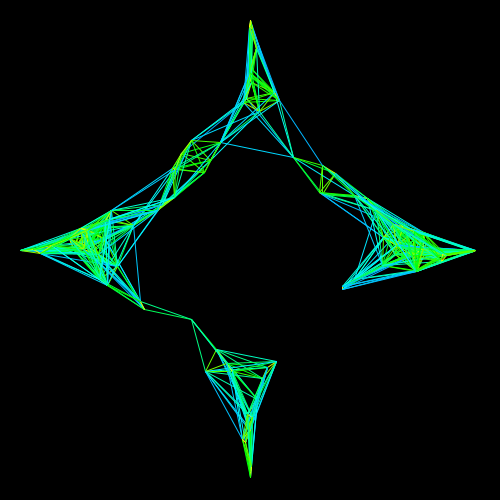
Frame 1 (no input)
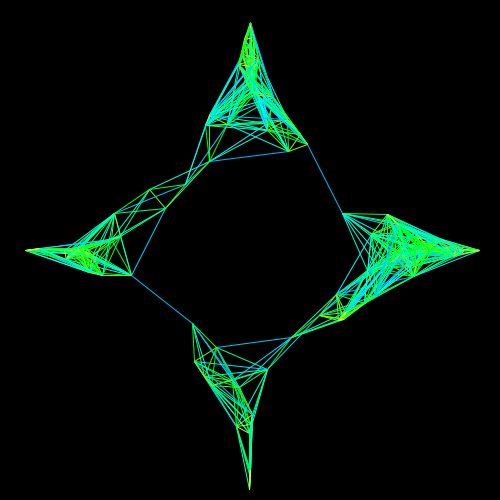
Frame 60 (the mouse pressed at the canvas centre just before this capture)
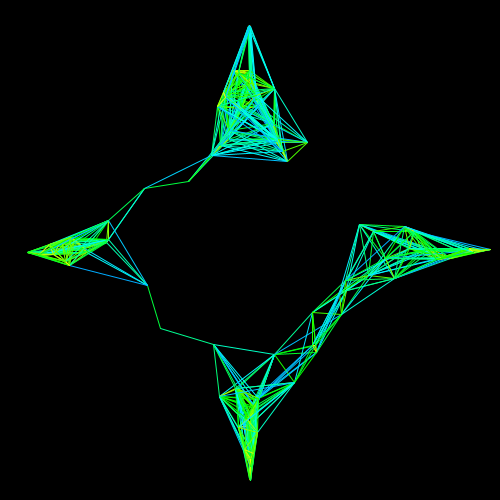
Frame 120 (the mouse held since frame 60 and released just before this capture)

The Processing sketch that drew these frames (run headless with seeded random() and noise(); from frame 60 on, the mouse is pressed at the canvas centre):

// Processing sketch: cyber_asteroid
// ── cyber_asteroid.pde
class Particle{
  float size;
  float deg=0,add_deg;
  PVector pos=new PVector();
  float noise_seed;
  Particle(float size){
   this.size=size;
   deg=radians(random(360));
   add_deg=radians(random(0.1,2.0));
   noise_seed=random(10000);
  }
  
  void show(){
   float noi=map(noise(noise_seed),0,1,-20,20);
   pos.x=(size+noi)*cos(deg)*cos(deg)*cos(deg); 
   pos.y=(size+noi)*sin(deg)*sin(deg)*sin(deg);
   deg+=add_deg;
   noise_seed+=0.01;
  }
}

int N=100;
Particle p[]=new Particle[N];

void setup(){
  size(500,500);
  colorMode(HSB,360,100,100);
  stroke(255);
  for(int i=0;i<N;i++){
    if(i<N/2)p[i]=new Particle(180);
    else p[i]=new Particle(230);
  }
}

void draw(){
  colorMode(RGB);
  background(0);
  colorMode(HSB,360,100,100);
  translate(width/2,height/2);
  for(int i=0;i<N;i++){
   p[i].show(); 
  }
  for(int i=0;i<N;i++){
   for(int j=i+1;j<N;j++){
    if(p[i].pos.dist(p[j].pos)<80){
      stroke(map(p[i].pos.dist(p[j].pos),0,80,50,200),100,100);
      line(p[i].pos.x,p[i].pos.y,p[j].pos.x,p[j].pos.y); 
    }
   }
  }
  
}
